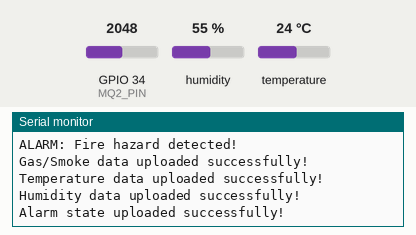
Bench run of a sketch on a simulated ESP32. Parts: the last lines printed to the serial monitor. The test bench sets the inputs (shaded band); at power-on: GPIO 34 (MQ2_PIN) = 2048, humidity 55 %, temperature 24 °C. WiFi joins after 1.5 s; servers stay silent unless stated.

Above: at 2.7 s.
2.8 s: GPIO 34 (MQ2_PIN) set to 960
At 6.66 s:
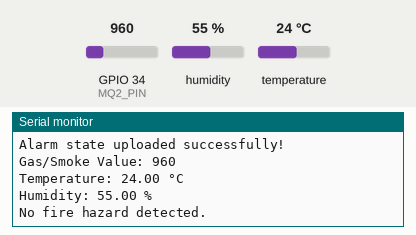
13.0 s: humidity set to 22 %
At 16.81 s:
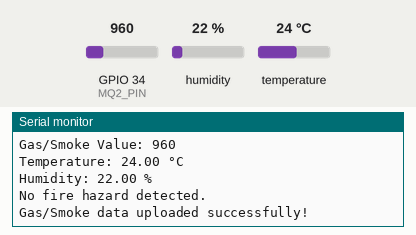
19.0 s: temperature set to 12 °C
At 21.96 s:
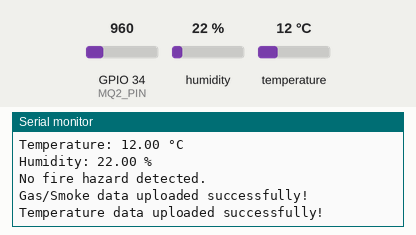
25.0 s: GPIO 34 (MQ2_PIN) set to 1040
At 26.66 s:
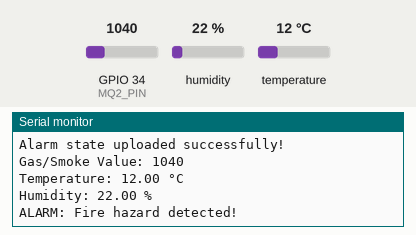
31.0 s: humidity set to 40 %
At 32.11 s:
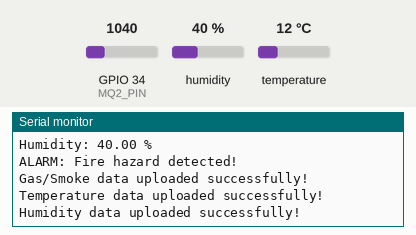
Timing chart, 0 to 34.0 s (numbered marks = the images above; inputs shaded):
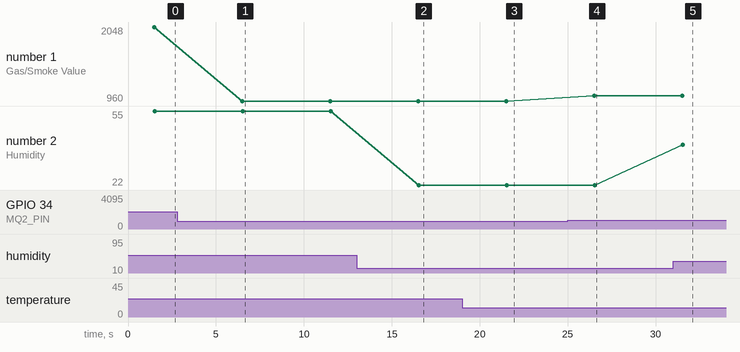

The sketch:

ESP_REC.ino
```cpp
#include <Arduino.h>
#include <WiFi.h>
#include <Firebase_ESP_Client.h>
#include <DHT.h>

// Firebase libraries
#include "addons/TokenHelper.h"
#include "addons/RTDBHelper.h"

// Network credentials
#define WIFI_SSID "wifi name"
#define WIFI_PASSWORD "wifi password"

// Firebase credentials
const char* API_KEY = "firebase_api_key";
const char* DATABASE_URL = "firebase_URL";

// Sensor pins
#define MQ2_PIN 34        // Analog pin for MQ-2 (Gas/Smoke)
#define DHT_PIN 25         // Digital pin for DHT11
#define DHTTYPE DHT11     // DHT sensor type

// Thresholds
#define GAS_SMOKE_THRESHOLD 1000  // Ngưỡng khí ga/khói (điều chỉnh dựa trên thử nghiệm)
#define TEMP_THRESHOLD 50         // Ngưỡng nhiệt độ (°C)
#define HUMIDITY_THRESHOLD 80     // Ngưỡng độ ẩm (%)

// Firebase objects
FirebaseData fbdo;
FirebaseAuth auth;
FirebaseConfig config;

// DHT object
DHT dht(DHT_PIN, DHTTYPE);

unsigned long sendDataPrevMillis = 0;
const long sendDataInterval = 5000; // Gửi dữ liệu mỗi 5 giây
bool signupOK = false;

void setup() {
  Serial.begin(115200);

  // Initialize DHT sensor
  dht.begin();

  // Connect to Wi-Fi
  WiFi.begin(WIFI_SSID, WIFI_PASSWORD);
  Serial.print("Connecting to Wi-Fi");
  while (WiFi.status() != WL_CONNECTED) {
    Serial.print(".");
    delay(300);
  }
  Serial.println();
  Serial.print("Connected with IP: ");
  Serial.println(WiFi.localIP());

  // Setup Firebase credentials
  config.api_key = API_KEY;
  config.database_url = DATABASE_URL;

  // Anonymous sign-up
  if (Firebase.signUp(&config, &auth, "", "")) {
    Serial.println("Firebase Sign-Up OK");
    signupOK = true;
  } else {
    Serial.printf("Firebase Sign-Up Error: %s\n", config.signer.signupError.message.c_str());
  }

  config.token_status_callback = tokenStatusCallback;
  Firebase.begin(&config, &auth);
  Firebase.reconnectWiFi(true);
}

void loop() {
  if (Firebase.ready() && signupOK && (millis() - sendDataPrevMillis > sendDataInterval || sendDataPrevMillis == 0)) {
    sendDataPrevMillis = millis();

    // Read MQ-2 sensor
    int gasSmokeValue = analogRead(MQ2_PIN);
    Serial.print("Gas/Smoke Value: ");
    Serial.println(gasSmokeValue);

    // Read DHT11 sensor
    float humidity = dht.readHumidity();
    float temperature = dht.readTemperature();
    if (isnan(humidity) || isnan(temperature)) {
      Serial.println("Failed to read from DHT sensor!");
      return;
    }
    Serial.print("Temperature: ");
    Serial.print(temperature);
    Serial.println(" °C");
    Serial.print("Humidity: ");
    Serial.print(humidity);
    Serial.println(" %");

    // Check for fire alarm conditions
    bool alarm = false;
    if (gasSmokeValue > GAS_SMOKE_THRESHOLD || temperature > TEMP_THRESHOLD || humidity > HUMIDITY_THRESHOLD) {
      alarm = true;
      Serial.println("ALARM: Fire hazard detected!");
    } else {
      Serial.println("No fire hazard detected.");
    }

    // Upload data to Firebase
    if (Firebase.RTDB.setInt(&fbdo, "sensors/gas_smoke", gasSmokeValue)) {
      Serial.println("Gas/Smoke data uploaded successfully!");
    } else {
      Serial.println("Failed to upload gas/smoke data!");
      Serial.println(fbdo.errorReason());
    }

    if (Firebase.RTDB.setFloat(&fbdo, "sensors/temperature", temperature)) {
      Serial.println("Temperature data uploaded successfully!");
    } else {
      Serial.println("Failed to upload temperature data!");
      Serial.println(fbdo.errorReason());
    }

    if (Firebase.RTDB.setFloat(&fbdo, "sensors/humidity", humidity)) {
      Serial.println("Humidity data uploaded successfully!");
    } else {
      Serial.println("Failed to upload humidity data!");
      Serial.println(fbdo.errorReason());
    }

    if (Firebase.RTDB.setBool(&fbdo, "sensors/alarm", alarm)) {
      Serial.println("Alarm state uploaded successfully!");
    } else {
      Serial.println("Failed to upload alarm state!");
      Serial.println(fbdo.errorReason());
    }
  }
}
```

Measured:
- after the input at 2.8 s, the serial monitor: prints a new line after 3.7 s (image 1)
- after the input at 13.0 s, the serial monitor: prints a new line after 3.5 s (image 2)
- after the input at 19.0 s, the serial monitor: prints a new line after 2.5 s (image 3)
- after the input at 25.0 s, the serial monitor: prints a new line after 1.5 s (image 4)
- after the input at 31.0 s, the serial monitor: prints a new line after 0.53 s (image 5)
- plotted number 1: 2048 → 960 after the input at 2.8 s, 960 → 1040 after the input at 25.0 s
- plotted number 2: 55 → 22 after the input at 13.0 s, 22 → 40 after the input at 31.0 s
